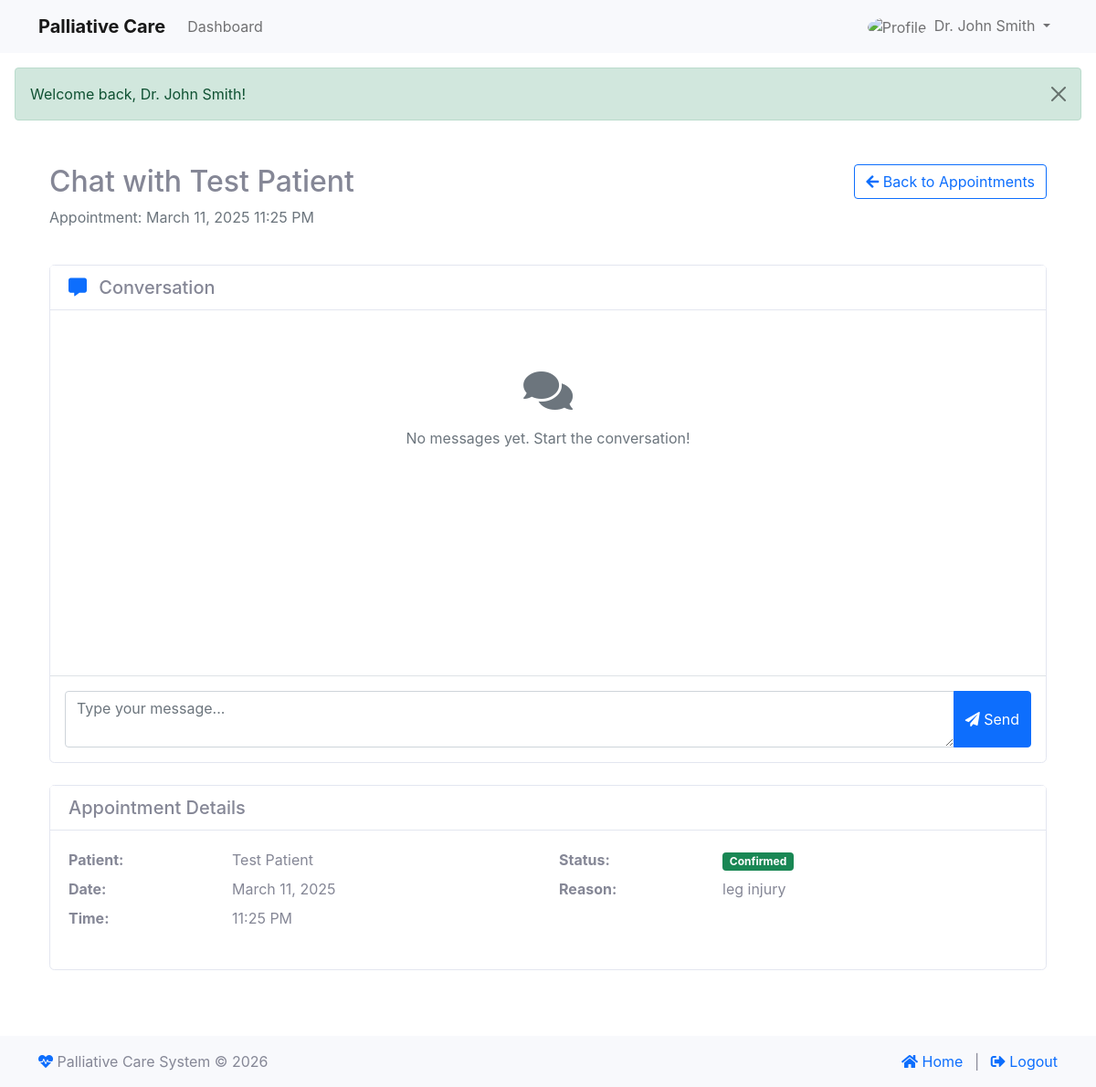
The app's page /index.php?module=doctor&action=chat_with_patient&appointment_id=3 (signed in) with its own data.
### tables this page shows
CREATE TABLE IF NOT EXISTS `appointments` (
  `id` int NOT NULL AUTO_INCREMENT,
  `patient_id` int NOT NULL,
  `doctor_id` int NOT NULL,
  `appointment_date` datetime NOT NULL,
  `reason` text,
  `status` enum('pending','confirmed','cancelled','completed') DEFAULT 'pending',
  `notes` text,
  `created_at` timestamp NULL DEFAULT CURRENT_TIMESTAMP,
  `updated_at` timestamp NULL DEFAULT CURRENT_TIMESTAMP ON UPDATE CURRENT_TIMESTAMP,
  `payment_status` enum('pending','paid','failed','refunded') DEFAULT 'pending',
  `reminder_sent` tinyint(1) DEFAULT '0',
  `reminder_sent_at` datetime DEFAULT NULL,
  PRIMARY KEY (`id`),
  KEY `patient_id` (`patient_id`),
  KEY `doctor_id` (`doctor_id`),
  KEY `idx_appointment_date` (`appointment_date`)
);

CREATE TABLE IF NOT EXISTS `patients` (
  `id` int NOT NULL AUTO_INCREMENT,
  `user_id` int NOT NULL,
  `name` varchar(255) NOT NULL,
  `email` varchar(255) NOT NULL,
  `phone` varchar(20) DEFAULT NULL,
  `dob` date DEFAULT NULL,
  `gender` enum('male','female','other') DEFAULT NULL,
  `blood_group` varchar(5) DEFAULT NULL,
  `emergency_contact` varchar(255) DEFAULT NULL,
  `address` text,
  `medical_history` text,
  `created_at` timestamp NULL DEFAULT CURRENT_TIMESTAMP,
  `updated_at` timestamp NULL DEFAULT CURRENT_TIMESTAMP ON UPDATE CURRENT_TIMESTAMP,
  `profile_image` varchar(255) DEFAULT NULL,
  PRIMARY KEY (`id`),
  UNIQUE KEY `user_id` (`user_id`),
  UNIQUE KEY `email` (`email`)
);

### modules/doctor/controller.php (called while the page is built, shortened)
<?php
class DoctorController extends BaseController {
    private $doctorId;
    public function __construct() {
        if (isset($_SESSION['user_id'])) {
            $stmt = $this->db->prepare("SELECT id FROM doctors WHERE user_id = ?");
            $stmt->execute([$_SESSION['user_id']]);
            $doctor = $stmt->fetch(PDO::FETCH_ASSOC);
            if ($doctor) {
                $this->doctorId = $doctor['id'];
            }
        }
    }
    public function chat_with_patient() {
        try {
            $appointment_id = filter_input(INPUT_GET, 'appointment_id', FILTER_SANITIZE_NUMBER_INT);
            $stmt = $this->db->prepare("
                SELECT a.*, p.name as patient_name, p.id as patient_id
                FROM appointments a
                JOIN patients p ON a.patient_id = p.id
                WHERE a.id = ? AND a.doctor_id = ?
            ");
            $stmt->execute([$appointment_id, $this->doctorId]);
            $appointment = $stmt->fetch(PDO::FETCH_ASSOC);
            $stmt = $this->db->prepare("
                SELECT * FROM chat_messages
                WHERE appointment_id = ?
                ORDER BY created_at ASC
            ");
            $stmt->execute([$appointment_id]);
            $messages = $stmt->fetchAll(PDO::FETCH_ASSOC);
            include(__DIR__ . '/views/chat.php');
        } catch (Exception $e) {
            $this->logError("Error accessing chat: " . $e->getMessage());
            $this->setFlash('error', 'An error occurred: ' . $e->getMessage());
            $this->redirect('index.php?module=doctor&action=appointments');
        }
    }
}

### modules/base_controller.php (called while the page is built, shortened)
<?php
class BaseController {
    public function __construct() {
        require_once __DIR__ . '/../classes/Database.php';
        $this->db = Database::getInstance();
    }
}

### classes/Database.php (called while the page is built, shortened)
<?php
class Database {
    private static $instance = null;
    private function __construct() {
        try {
            $dsn = "mysql:host=" . DB_HOST . ";dbname=" . DB_NAME . ";charset=utf8mb4";
            $options = [
                PDO::ATTR_ERRMODE => PDO::ERRMODE_EXCEPTION,
                PDO::ATTR_DEFAULT_FETCH_MODE => PDO::FETCH_ASSOC,
                PDO::ATTR_EMULATE_PREPARES => false,
                PDO::MYSQL_ATTR_INIT_COMMAND => "SET NAMES utf8mb4 COLLATE utf8mb4_unicode_ci"
            ];
            $this->connection = new PDO($dsn, DB_USER, DB_PASS, $options);
        } catch (PDOException $e) {
            error_log("Database connection error: " . $e->getMessage());
            throw new Exception("Could not connect to the database. Please try again later.");
        }
    }
    public static function getInstance() {
        if (self::$instance === null) {
            self::$instance = new self();
        }
        return self::$instance->connection;
    }
}

### modules/doctor/views/chat.php (the view, shortened to what this page needs)
<?php
require_once __DIR__ . '/../../../views/includes/header.php';
?>
<div class="container py-4">
    <div class="row mb-4">
        <div class="col-md-8">
            <h2>Chat with <?php echo htmlspecialchars($appointment['patient_name']); ?></h2>
            <p class="text-muted">
                Appointment: <?php echo date('F j, Y g:i A', strtotime($appointment['appointment_date'])); ?>
            </p>
        </div>
        <div class="col-md-4 text-end">
            <a href="index.php?module=doctor&action=appointments" class="btn btn-outline-primary">
                <i class="fas fa-arrow-left"></i> Back to Appointments
            </a>
        </div>
    </div>
    <div class="row">
        <div class="col-md-12">
            <div class="card">
                <div class="card-header bg-white d-flex justify-content-between align-items-center">
                    <h5 class="mb-0">
                        <i class="fas fa-comment-alt text-primary me-2"></i>
                        Conversation
                    </h5>
                </div>
                <div class="card-body p-0">
                    <div class="chat-messages p-3" id="chatMessages" style="height: 400px; overflow-y: auto;">
                        <?php if (empty($messages)): ?>
                            <div class="text-center text-muted py-5">
                                <i class="fas fa-comments fa-3x mb-3"></i>
                                <p>No messages yet. Start the conversation!</p>
                            </div>
                        <?php endif; ?>
                    </div>
                    <div class="chat-input p-3 border-top">
                        <form id="chatForm" method="post" action="index.php?module=doctor&action=send_message">
                            <div class="input-group">
                                <textarea class="form-control" name="message" placeholder="Type your message..." rows="2" required id="messageInput"></textarea>
                                <button class="btn btn-primary" type="submit">
                                    <i class="fas fa-paper-plane"></i> Send
                                </button>
                            </div>
                        </form>
                    </div>
                </div>
            </div>
        </div>
    </div>
    <div class="mt-4">
        <div class="card">
            <div class="card-header bg-white">
                <h5 class="mb-0">Appointment Details</h5>
            </div>
            <div class="card-body">
                <div class="row">
                    <div class="col-md-6">
                        <dl class="row">
                            <dt class="col-sm-4">Patient:</dt>
                            <dd class="col-sm-8"><?php echo htmlspecialchars($appointment['patient_name']); ?></dd>
                            <dt class="col-sm-4">Date:</dt>
                            <dd class="col-sm-8"><?php echo date('F j, Y', strtotime($appointment['appointment_date'])); ?></dd>
                            <dt class="col-sm-4">Time:</dt>
                            <dd class="col-sm-8"><?php echo date('g:i A', strtotime($appointment['appointment_date'])); ?></dd>
                        </dl>
                    </div>
                    <div class="col-md-6">
                        <dl class="row">
                            <dt class="col-sm-4">Status:</dt>
                            <dd class="col-sm-8">
                                <span class="badge bg-success">Confirmed</span>
                            </dd>
                            <dt class="col-sm-4">Reason:</dt>
                            <dd class="col-sm-8"><?php echo htmlspecialchars($appointment['reason'] ?? 'Not specified'); ?></dd>
                        </dl>
                    </div>
                </div>
            </div>
        </div>
    </div>
</div>
<?php
require_once __DIR__ . '/../../../views/includes/footer.php';
?>

### views/includes/header.php (style rules this page uses)
.card { transition: transform 0.2s; }

### records on screen
appointments: patient.name "Test Patient", appointment_date "March 11, 2025 11:25 PM", appointment_date "March 11, 2025", appointment_date "11:25 PM", reason "leg injury"

### other values on screen
$_SESSION['name'] "Dr. John Smith"
$_SESSION['success'] "Welcome back, Dr. John Smith!"
